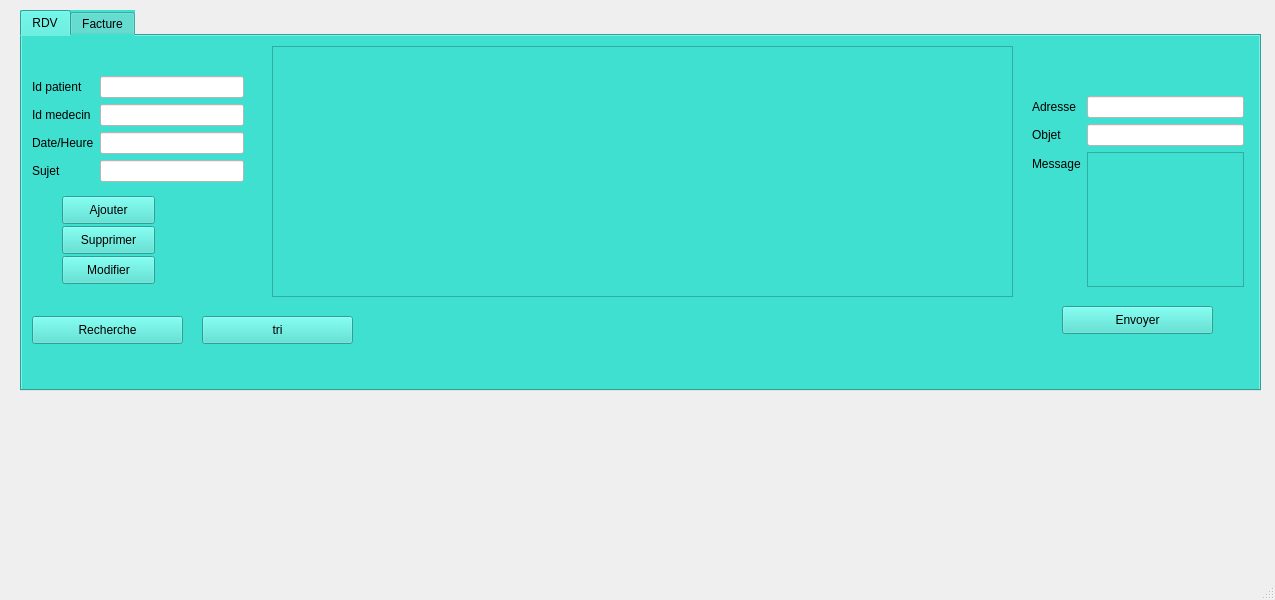
<?xml version="1.0" encoding="UTF-8"?>
<ui version="4.0">
 <class>MainWindow</class>
 <widget class="QMainWindow" name="MainWindow">
  <property name="geometry">
   <rect>
    <x>0</x>
    <y>0</y>
    <width>1275</width>
    <height>600</height>
   </rect>
  </property>
  <property name="windowTitle">
   <string>MainWindow</string>
  </property>
  <widget class="QWidget" name="centralwidget">
   <widget class="QTabWidget" name="tabWidget">
    <property name="geometry">
     <rect>
      <x>20</x>
      <y>10</y>
      <width>1241</width>
      <height>381</height>
     </rect>
    </property>
    <property name="styleSheet">
     <string notr="true">background:rgb(64,224,208);</string>
    </property>
    <property name="currentIndex">
     <number>0</number>
    </property>
    <widget class="QWidget" name="tab">
     <attribute name="title">
      <string>RDV</string>
     </attribute>
     <widget class="QTableView" name="tableView">
      <property name="geometry">
       <rect>
        <x>250</x>
        <y>10</y>
        <width>741</width>
        <height>251</height>
       </rect>
      </property>
     </widget>
     <widget class="QPushButton" name="pushButton_AR">
      <property name="geometry">
       <rect>
        <x>40</x>
        <y>160</y>
        <width>93</width>
        <height>28</height>
       </rect>
      </property>
      <property name="text">
       <string>Ajouter</string>
      </property>
     </widget>
     <widget class="QPushButton" name="pushButton_MR">
      <property name="geometry">
       <rect>
        <x>40</x>
        <y>220</y>
        <width>93</width>
        <height>28</height>
       </rect>
      </property>
      <property name="text">
       <string>Modifier</string>
      </property>
     </widget>
     <widget class="QPushButton" name="pushButton_SR">
      <property name="geometry">
       <rect>
        <x>40</x>
        <y>190</y>
        <width>93</width>
        <height>28</height>
       </rect>
      </property>
      <property name="text">
       <string>Supprimer</string>
      </property>
     </widget>
     <widget class="QPushButton" name="pushButton_RR">
      <property name="geometry">
       <rect>
        <x>10</x>
        <y>280</y>
        <width>151</width>
        <height>28</height>
       </rect>
      </property>
      <property name="text">
       <string>Recherche</string>
      </property>
     </widget>
     <widget class="QPushButton" name="pushButton_TR">
      <property name="geometry">
       <rect>
        <x>180</x>
        <y>280</y>
        <width>151</width>
        <height>28</height>
       </rect>
      </property>
      <property name="text">
       <string>tri</string>
      </property>
     </widget>
     <widget class="QWidget" name="layoutWidget">
      <property name="geometry">
       <rect>
        <x>10</x>
        <y>40</y>
        <width>212</width>
        <height>111</height>
       </rect>
      </property>
      <layout class="QFormLayout" name="formLayout">
       <item row="0" column="0">
        <widget class="QLabel" name="label">
         <property name="styleSheet">
          <string notr="true">font :10pt&quot;NV Boli&quot;;</string>
         </property>
         <property name="text">
          <string>Id patient</string>
         </property>
        </widget>
       </item>
       <item row="0" column="1">
        <widget class="QLineEdit" name="lineIDP1">
         <property name="styleSheet">
          <string notr="true">background:rgb(255, 255, 255);</string>
         </property>
        </widget>
       </item>
       <item row="1" column="1">
        <widget class="QLineEdit" name="lineIDM">
         <property name="styleSheet">
          <string notr="true">background:rgb(255, 255, 255);</string>
         </property>
        </widget>
       </item>
       <item row="2" column="0">
        <widget class="QLabel" name="label_3">
         <property name="styleSheet">
          <string notr="true">font :10pt&quot;NV Boli&quot;;</string>
         </property>
         <property name="text">
          <string>Date/Heure</string>
         </property>
        </widget>
       </item>
       <item row="2" column="1">
        <widget class="QLineEdit" name="lineDR">
         <property name="styleSheet">
          <string notr="true">background:rgb(255, 255, 255);</string>
         </property>
        </widget>
       </item>
       <item row="3" column="0">
        <widget class="QLabel" name="label_4">
         <property name="styleSheet">
          <string notr="true">font :10pt&quot;NV Boli&quot;;</string>
         </property>
         <property name="text">
          <string>Sujet</string>
         </property>
        </widget>
       </item>
       <item row="3" column="1">
        <widget class="QLineEdit" name="lineSu">
         <property name="styleSheet">
          <string notr="true">background:rgb(255, 255, 255);</string>
         </property>
        </widget>
       </item>
       <item row="1" column="0">
        <widget class="QLabel" name="label_2">
         <property name="styleSheet">
          <string notr="true">font :10pt&quot;NV Boli&quot;;</string>
         </property>
         <property name="text">
          <string>Id medecin</string>
         </property>
        </widget>
       </item>
      </layout>
     </widget>
     <widget class="QWidget" name="layoutWidget_2">
      <property name="geometry">
       <rect>
        <x>1010</x>
        <y>60</y>
        <width>212</width>
        <height>191</height>
       </rect>
      </property>
      <layout class="QFormLayout" name="formLayout_3">
       <item row="0" column="0">
        <widget class="QLabel" name="label_10">
         <property name="styleSheet">
          <string notr="true">font :10pt&quot;NV Boli&quot;;</string>
         </property>
         <property name="text">
          <string>Adresse</string>
         </property>
        </widget>
       </item>
       <item row="0" column="1">
        <widget class="QLineEdit" name="ecrire_mail">
         <property name="styleSheet">
          <string notr="true">background:rgb(255, 255, 255);</string>
         </property>
        </widget>
       </item>
       <item row="1" column="0">
        <widget class="QLabel" name="label_13">
         <property name="styleSheet">
          <string notr="true">font :10pt&quot;NV Boli&quot;;</string>
         </property>
         <property name="text">
          <string>Objet</string>
         </property>
        </widget>
       </item>
       <item row="1" column="1">
        <widget class="QLineEdit" name="ecrire_objet">
         <property name="styleSheet">
          <string notr="true">background:rgb(255, 255, 255);</string>
         </property>
        </widget>
       </item>
       <item row="2" column="0">
        <widget class="QLabel" name="label_11">
         <property name="styleSheet">
          <string notr="true">font :10pt&quot;NV Boli&quot;;</string>
         </property>
         <property name="text">
          <string>Message</string>
         </property>
        </widget>
       </item>
       <item row="2" column="1">
        <widget class="QPlainTextEdit" name="ecrire_txt"/>
       </item>
      </layout>
     </widget>
     <widget class="QPushButton" name="pushButton_mail">
      <property name="geometry">
       <rect>
        <x>1040</x>
        <y>270</y>
        <width>151</width>
        <height>28</height>
       </rect>
      </property>
      <property name="text">
       <string>Envoyer</string>
      </property>
     </widget>
    </widget>
    <widget class="QWidget" name="tab_2">
     <attribute name="title">
      <string>Facture</string>
     </attribute>
     <widget class="QTableView" name="tableView_2">
      <property name="geometry">
       <rect>
        <x>350</x>
        <y>11</y>
        <width>711</width>
        <height>251</height>
       </rect>
      </property>
     </widget>
     <widget class="QPushButton" name="pushButton_AF">
      <property name="geometry">
       <rect>
        <x>90</x>
        <y>250</y>
        <width>93</width>
        <height>28</height>
       </rect>
      </property>
      <property name="text">
       <string>Ajouter</string>
      </property>
     </widget>
     <widget class="QPushButton" name="pushButton_MF">
      <property name="geometry">
       <rect>
        <x>1090</x>
        <y>50</y>
        <width>93</width>
        <height>28</height>
       </rect>
      </property>
      <property name="text">
       <string>Modifier</string>
      </property>
     </widget>
     <widget class="QPushButton" name="pushButton_SF">
      <property name="geometry">
       <rect>
        <x>1090</x>
        <y>170</y>
        <width>93</width>
        <height>28</height>
       </rect>
      </property>
      <property name="text">
       <string>Supprimer</string>
      </property>
     </widget>
     <widget class="QPushButton" name="pushButtonRF">
      <property name="geometry">
       <rect>
        <x>450</x>
        <y>280</y>
        <width>151</width>
        <height>28</height>
       </rect>
      </property>
      <property name="text">
       <string>Recherche</string>
      </property>
     </widget>
     <widget class="QPushButton" name="pushButtonTF">
      <property name="geometry">
       <rect>
        <x>770</x>
        <y>280</y>
        <width>151</width>
        <height>28</height>
       </rect>
      </property>
      <property name="text">
       <string>tri</string>
      </property>
     </widget>
     <widget class="QWidget" name="layoutWidget">
      <property name="geometry">
       <rect>
        <x>40</x>
        <y>90</y>
        <width>248</width>
        <height>141</height>
       </rect>
      </property>
      <layout class="QFormLayout" name="formLayout_2">
       <item row="0" column="0">
        <widget class="QLabel" name="label_5">
         <property name="styleSheet">
          <string notr="true">font :10pt&quot;NV Boli&quot;;</string>
         </property>
         <property name="text">
          <string>Id patient</string>
         </property>
        </widget>
       </item>
       <item row="0" column="1">
        <widget class="QLineEdit" name="lineIDP2">
         <property name="styleSheet">
          <string notr="true">background:rgb(255, 255, 255);</string>
         </property>
        </widget>
       </item>
       <item row="1" column="0">
        <widget class="QLabel" name="label_6">
         <property name="styleSheet">
          <string notr="true">font :10pt&quot;NV Boli&quot;;</string>
         </property>
         <property name="text">
          <string>Date</string>
         </property>
        </widget>
       </item>
       <item row="1" column="1">
        <widget class="QLineEdit" name="lineDF">
         <property name="styleSheet">
          <string notr="true">background:rgb(255, 255, 255);</string>
         </property>
        </widget>
       </item>
       <item row="2" column="0">
        <widget class="QLabel" name="label_7">
         <property name="styleSheet">
          <string notr="true">font :10pt&quot;NV Boli&quot;;</string>
         </property>
         <property name="text">
          <string>Service</string>
         </property>
        </widget>
       </item>
       <item row="2" column="1">
        <widget class="QLineEdit" name="lineSe">
         <property name="styleSheet">
          <string notr="true">background:rgb(255, 255, 255);</string>
         </property>
        </widget>
       </item>
       <item row="3" column="0">
        <widget class="QLabel" name="label_8">
         <property name="styleSheet">
          <string notr="true">font :10pt&quot;NV Boli&quot;;</string>
         </property>
         <property name="text">
          <string>Mode paiment</string>
         </property>
        </widget>
       </item>
       <item row="3" column="1">
        <widget class="QLineEdit" name="lineMP">
         <property name="styleSheet">
          <string notr="true">background:rgb(255, 255, 255);</string>
         </property>
        </widget>
       </item>
       <item row="4" column="0">
        <widget class="QLabel" name="label_9">
         <property name="styleSheet">
          <string notr="true">font :10pt&quot;NV Boli&quot;;</string>
         </property>
         <property name="text">
          <string>Libellé</string>
         </property>
        </widget>
       </item>
       <item row="4" column="1">
        <widget class="QLineEdit" name="lineL">
         <property name="styleSheet">
          <string notr="true">background:rgb(255, 255, 255);</string>
         </property>
        </widget>
       </item>
      </layout>
     </widget>
     <widget class="QPushButton" name="pushButtonPDF">
      <property name="geometry">
       <rect>
        <x>60</x>
        <y>290</y>
        <width>151</width>
        <height>28</height>
       </rect>
      </property>
      <property name="text">
       <string>PDF</string>
      </property>
     </widget>
     <widget class="QLabel" name="Date">
      <property name="geometry">
       <rect>
        <x>20</x>
        <y>40</y>
        <width>321</width>
        <height>31</height>
       </rect>
      </property>
      <property name="styleSheet">
       <string notr="true">font: 75 16pt &quot;MS Shell Dlg 2&quot;;</string>
      </property>
      <property name="text">
       <string>3</string>
      </property>
     </widget>
     <widget class="QLabel" name="Timer">
      <property name="geometry">
       <rect>
        <x>110</x>
        <y>10</y>
        <width>221</width>
        <height>20</height>
       </rect>
      </property>
      <property name="styleSheet">
       <string notr="true">font: 75 14pt &quot;MS Shell Dlg 2&quot;;</string>
      </property>
      <property name="text">
       <string>3</string>
      </property>
     </widget>
    </widget>
   </widget>
  </widget>
  <widget class="QMenuBar" name="menubar">
   <property name="geometry">
    <rect>
     <x>0</x>
     <y>0</y>
     <width>1275</width>
     <height>26</height>
    </rect>
   </property>
  </widget>
  <widget class="QStatusBar" name="statusbar"/>
 </widget>
 <resources/>
 <connections/>
</ui>
